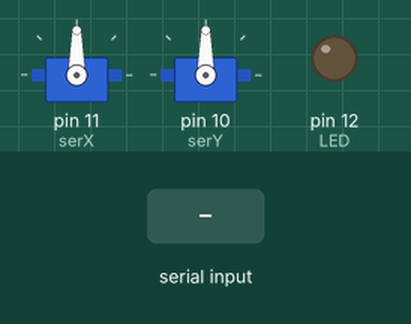
Bench run of a sketch on a simulated Arduino Uno, built with avr-gcc and run on an emulated ATmega328P. Shown: 2 × servo, output pins drawn as LEDs (lit = HIGH). The test bench sets the inputs (shaded band).

Above: at 1.2 s.
1.3 s: "Y" received over Serial
At 2.1 s:
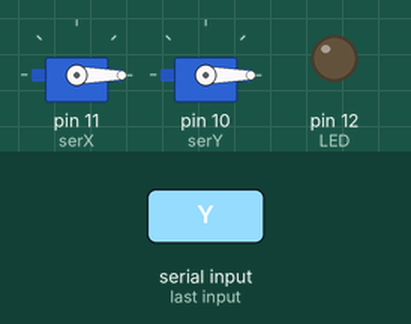
2.8 s: "90,45\n" received over Serial
At 3.4 s:
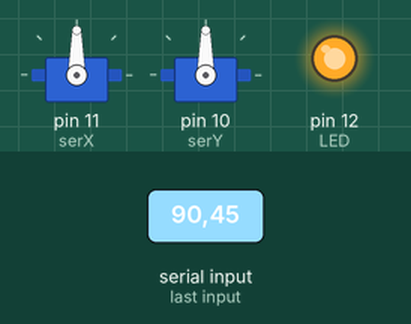
4.3 s: "30,150\n" received over Serial
At 4.6 s:
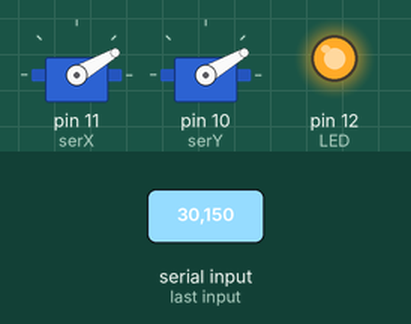
5.8 s: "5\n" received over Serial
At 6.7 s:
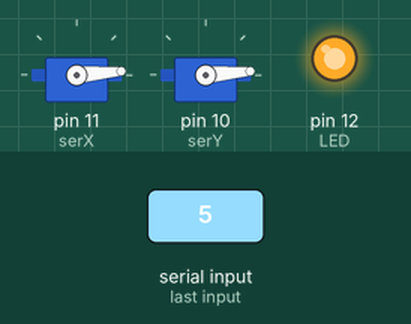
7.3 s: "200\n" received over Serial
At 8.0 s:
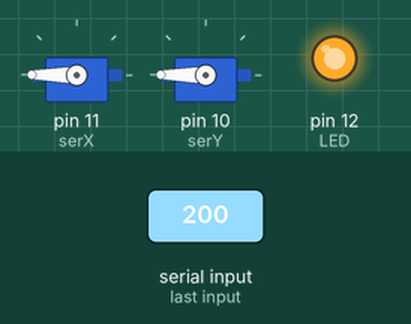
8.8 s: "X" received over Serial
At 10.2 s:
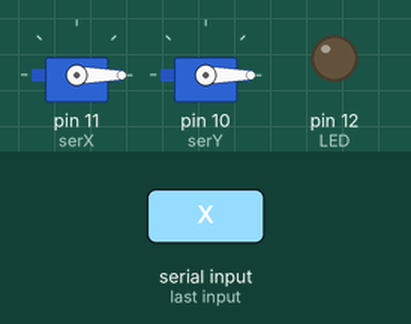
Timing chart, 0 to 11.3 s (numbered marks = the images above; inputs shaded):
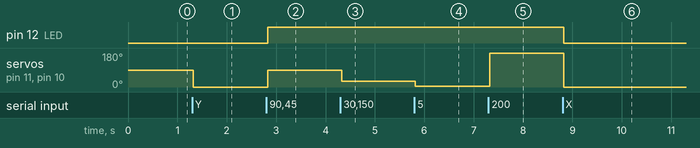

The sketch:

sketch_oct13a.ino
```cpp
#include<Servo.h>

Servo serX;
Servo serY;
int LED = 12;


String serialData;
boolean activate = false;
int x;
void setup() {

  serX.attach(11);
  serY.attach(10);
  pinMode(LED, OUTPUT);
  Serial.begin(9600);
  Serial.setTimeout(20);
}

void loop() {


}

void serialEvent() {
  serialData = Serial.readString();

  int x = parseDataX(serialData);
  if (x != 0){
    digitalWrite(LED, HIGH);
  }else{
    digitalWrite(LED, LOW);
  }
  //Serial.print(x);
  serX.write(x);
  serY.write(parseDataY(serialData));

}

int parseDataX(String data) {
  data.remove(data.indexOf("Y"));
  data.remove(data.indexOf("X"), 1);

  return data.toInt();


}

int parseDataY(String data) {
  data.remove(0, data.indexOf("Y") + 1);
  return data.toInt();
}
```

Measured:
- after the input at 1.3 s, servo on pin 11 (serX), servo on pin 10 (serY): 90° → 0° at once
- after the input at 2.8 s, pin 12 (LED): LOW → HIGH at once; servo on pin 11 (serX), servo on pin 10 (serY): 0° → 90° at once
- after the input at 4.3 s, servo on pin 11 (serX), servo on pin 10 (serY): 90° → 30° at once
- after the input at 5.8 s, servo on pin 11 (serX), servo on pin 10 (serY): 30° → 5° at once
- after the input at 7.3 s, servo on pin 11 (serX), servo on pin 10 (serY): 5° → 180° at once
- after the input at 8.8 s, pin 12 (LED): HIGH → LOW at once; servo on pin 11 (serX), servo on pin 10 (serY): 180° → 0° at once
